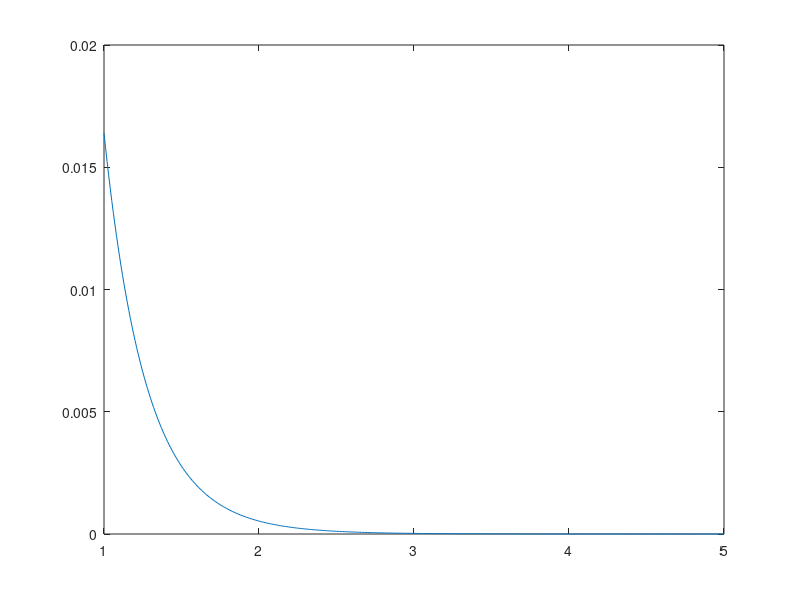

The MATLAB script that drew this image:
% Code to convert the Pfa to the cfar threshold constant

% OS CFAR



i = 1;

train = 64;
guard = 4;
n = train - guard;
k = n; % rank
sos_vals = 1:0.01:5;
n_pfas = length(sos_vals);
pfa = zeros(1,n_pfas);
% Gamma needs plus one
for sos = 1:0.01:5
    pfa_binomial_coeff = gamma(n+1)/(gamma(k+1)*gamma(n-k+1));
%     disp(pfa_binomial_coeff)
    pfa_numerator = gamma(k-1+1)*gamma(sos+n-k+1);
%     disp(pfa_numerator)
    pfa_denominator = gamma(sos+n+1);
%     disp(pfa_denominator)
    pfa(i) = k*pfa_binomial_coeff*pfa_numerator/pfa_denominator;
%     Pfa = k*gamma(N)/(gamma(k)*gamma(N-k))* gamma(k-1)*gamma(self.SOS+N-k)/gamma(self.SOS+N)
    i = i + 1;
%     disp(pfa(i))

end

close all
figure
plot(sos_vals, pfa)





